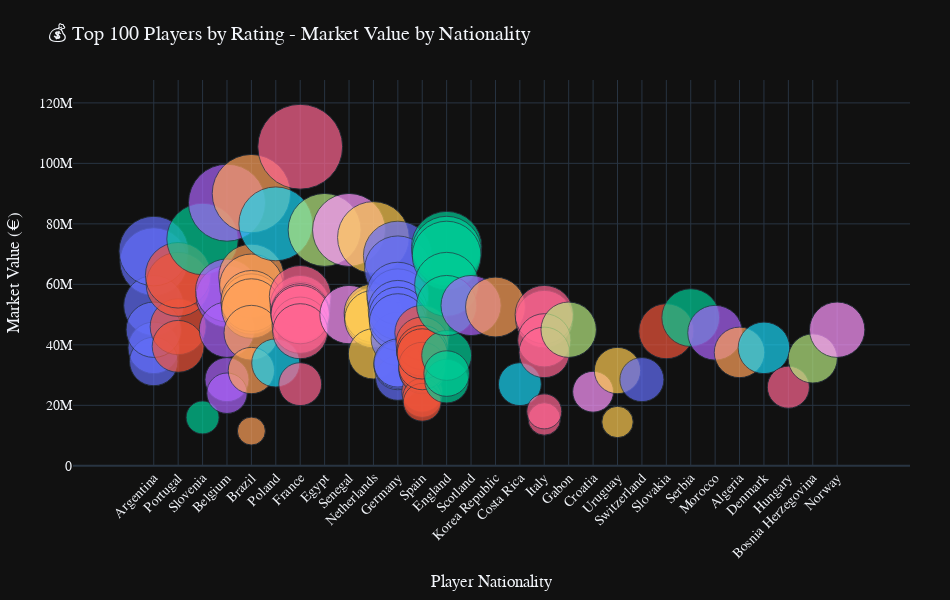

Source (notebook cell):
### Code cell
import plotly.express as px

df = pd.read_csv("Fifa21-fully-cleaned.csv")
top_100_players = df.head(100)

fig = px.scatter(
    top_100_players,
    x='Nationality',
    y='Value',
    size='Value',  
    color='Nationality',
    hover_name='Name',
    hover_data=['Team', 'Positions', 'OVA', 'Wage'],
    title='💰 Top 100 Players by Rating - Market Value by Nationality',
    labels={'Nationality': 'Player Nationality', 'Value': 'Market Value (€)', 'OVA': 'Player Rating'},
    template='plotly_dark',
    size_max=60
)

fig.update_layout(
    height=600,
    width=950,
    font=dict(family='Arial', size=14),
    title_font_size=20,
    xaxis_title='Player Nationality',
    yaxis_title='Market Value (€)',
    xaxis_tickangle=-45,
    margin=dict(l=60, r=40, t=80, b=60),
    showlegend=False
)

fig.show()

### Figure 1 — Plotly figure (JSON) as saved in the notebook; plotly's stock layout.template omitted (floating-point values rounded to 4 significant figures)
{"data": [{"customdata": [["FC Barcelona", "RW ST CF", 93, 560000], ["Manchester City", "ST", 89, 300000], ["Juventus", "CF CAM", 88, 190000], ["Paris Saint-Germain", "RW LW", 87, 160000], ["Atalanta", "CAM CF ST", 86, 100000], ["Paris Saint-Germain", "ST", 85, 135000]], "hovertemplate": "<b>%{hovertext}</b><br><br>Player Nationality=%{x}<br>Market Value (€)=%{marker.size}<br>Team=%{customdata[0]}<br>Positions=%{customdata[1]}<br>Player Rating=%{customdata[2]}<br>Wage=%{customdata[3]}<extra></extra>", "hovertext": ["L. Messi", "S. Agüero", "P. Dybala", "A. Di María", "A. Gómez", "M. Icardi"], "legendgroup": "Argentina", "marker": {"color": "#636efa", "size": [67500000.0, 53000000.0, 71000000.0, 39000000.0, 34500000.0, 45000000.0], "sizemode": "area", "sizeref": 29310.0, "symbol": "circle"}, "mode": "markers", "name": "Argentina", "orientation": "v", "showlegend": true, "type": "scatter", "x": ["Argentina", "Argentina", "Argentina", "Argentina", "Argentina", "Argentina"], "xaxis": "x", "y": [67500000.0, 53000000.0, 71000000.0, 39000000.0, 34500000.0, 45000000.0], "yaxis": "y"}, {"customdata": [["Juventus", "ST LW", 92, 220000], ["Manchester City", "RW CAM CM", 87, 230000], ["Manchester United", "CAM CM", 87, 195000], ["Leicester City", "RB", 85, 120000]], "hovertemplate": "<b>%{hovertext}</b><br><br>Player Nationality=%{x}<br>Market Value (€)=%{marker.size}<br>Team=%{customdata[0]}<br>Positions=%{customdata[1]}<br>Player Rating=%{customdata[2]}<br>Wage=%{customdata[3]}<extra></extra>", "hovertext": ["Cristiano Ronaldo", "Bernardo Silva", "Bruno Fernandes", "Ricardo Pereira"], "legendgroup": "Portugal", "marker": {"color": "#EF553B", "size": [46000000.0, 60000000.0, 63000000.0, 39500000.0], "sizemode": "area", "sizeref": 29310.0, "symbol": "circle"}, "mode": "markers", "name": "Portugal", "orientation": "v", "showlegend": true, "type": "scatter", "x": ["Portugal", "Portugal", "Portugal", "Portugal"], "xaxis": "x", "y": [46000000.0, 60000000.0, 63000000.0, 39500000.0], "yaxis": "y"}, {"customdata": [["Atlético Madrid", "GK", 91, 125000], ["Inter", "GK", 88, 100000]], "hovertemplate": "<b>%{hovertext}</b><br><br>Player Nationality=%{x}<br>Market Value (€)=%{marker.size}<br>Team=%{customdata[0]}<br>Positions=%{customdata[1]}<br>Player Rating=%{customdata[2]}<br>Wage=%{customdata[3]}<extra></extra>", "hovertext": ["J. Oblak", "S. Handanovič"], "legendgroup": "Slovenia", "marker": {"color": "#00cc96", "size": [75000000.0, 16000000.0], "sizemode": "area", "sizeref": 29310.0, "symbol": "circle"}, "mode": "markers", "name": "Slovenia", "orientation": "v", "showlegend": true, "type": "scatter", "x": ["Slovenia", "Slovenia"], "xaxis": "x", "y": [75000000.0, 16000000.0], "yaxis": "y"}, {"customdata": [["Manchester City", "CAM CM", 91, 370000], ["Real Madrid", "GK", 89, 250000], ["Real Madrid", "LW ST", 88, 350000], ["Inter", "ST", 85, 165000], ["Tottenham Hotspur", "CB", 85, 130000], ["Napoli", "CF ST", 85, 115000]], "hovertemplate": "<b>%{hovertext}</b><br><br>Player Nationality=%{x}<br>Market Value (€)=%{marker.size}<br>Team=%{customdata[0]}<br>Positions=%{customdata[1]}<br>Player Rating=%{customdata[2]}<br>Wage=%{customdata[3]}<extra></extra>", "hovertext": ["K. De Bruyne", "T. Courtois", "E. Hazard", "R. Lukaku", "T. Alderweireld", "D. Mertens"], "legendgroup": "Belgium", "marker": {"color": "#ab63fa", "size": [87000000.0, 56000000.0, 58000000.0, 45000000.0, 28500000.0, 24000000.0], "sizemode": "area", "sizeref": 29310.0, "symbol": "circle"}, "mode": "markers", "name": "Belgium", "orientation": "v", "showlegend": true, "type": "scatter", "x": ["Belgium", "Belgium", "Belgium", "Belgium", "Belgium", "Belgium"], "xaxis": "x", "y": [87000000.0, 56000000.0, 58000000.0, 45000000.0, 28500000.0, 24000000.0], "yaxis": "y"}, {"customdata": [["Paris Saint-Germain", "LW CAM", 91, 270000], ["Liverpool", "GK", 90, 160000], ["Real Madrid", "CDM", 89, 310000], ["Manchester City", "GK", 88, 195000], ["Liverpool", "CDM", 87, 155000], ["Liverpool", "CF", 87, 190000], ["Paris Saint-Germain", "CB CDM", 85, 115000], ["Juventus", "LB LM", 85, 120000], ["Chelsea", "CB", 85, 93000]], "hovertemplate": "<b>%{hovertext}</b><br><br>Player Nationality=%{x}<br>Market Value (€)=%{marker.size}<br>Team=%{customdata[0]}<br>Positions=%{customdata[1]}<br>Player Rating=%{customdata[2]}<br>Wage=%{customdata[3]}<extra></extra>", "hovertext": ["Neymar Jr", "Alisson", "Casemiro", "Ederson", "Fabinho", "Roberto Firmino", "Marquinhos", "Alex Sandro", "Thiago Silva"], "legendgroup": "Brazil", "marker": {"color": "#FFA15A", "size": [90000000.0, 62500000.0, 59500000.0, 53500000.0, 54500000.0, 52000000.0, 44000000.0, 31500000.0, 11500000.0], "sizemode": "area", "sizeref": 29310.0, "symbol": "circle"}, "mode": "markers", "name": "Brazil", "orientation": "v", "showlegend": true, "type": "scatter", "x": ["Brazil", "Brazil", "Brazil", "Brazil", "Brazil", "Brazil", "Brazil", "Brazil", "Brazil"], "xaxis": "x", "y": [90000000.0, 62500000.0, 59500000.0, 53500000.0, 54500000.0, 52000000.0, 44000000.0, 31500000.0, 11500000.0], "yaxis": "y"}, {"customdata": [["FC Bayern München", "ST", 91, 240000], ["Juventus", "GK", 87, 105000]], "hovertemplate": "<b>%{hovertext}</b><br><br>Player Nationality=%{x}<br>Market Value (€)=%{marker.size}<br>Team=%{customdata[0]}<br>Positions=%{customdata[1]}<br>Player Rating=%{customdata[2]}<br>Wage=%{customdata[3]}<extra></extra>", "hovertext": ["R. Lewandowski", "W. Szczęsny"], "legendgroup": "Poland", "marker": {"color": "#19d3f3", "size": [80000000.0, 34000000.0], "sizemode": "area", "sizeref": 29310.0, "symbol": "circle"}, "mode": "markers", "name": "Poland", "orientation": "v", "showlegend": true, "type": "scatter", "x": ["Poland", "Poland"], "xaxis": "x", "y": [80000000.0, 34000000.0], "yaxis": "y"}, {"customdata": [["Paris Saint-Germain", "ST LW RW", 90, 160000], ["Real Madrid", "CF ST", 89, 350000], ["Chelsea", "CDM CM", 88, 190000], ["Manchester City", "CB", 87, 200000], ["FC Barcelona", "ST CF LW", 87, 290000], ["Tottenham Hotspur", "GK", 87, 125000], ["Real Madrid", "CB", 86, 220000], ["Manchester United", "CM CDM", 86, 190000], ["FC Barcelona", "CB", 85, 190000]], "hovertemplate": "<b>%{hovertext}</b><br><br>Player Nationality=%{x}<br>Market Value (€)=%{marker.size}<br>Team=%{customdata[0]}<br>Positions=%{customdata[1]}<br>Player Rating=%{customdata[2]}<br>Wage=%{customdata[3]}<extra></extra>", "hovertext": ["K. Mbappé", "K. Benzema", "N. Kanté", "A. Laporte", "A. Griezmann", "H. Lloris", "R. Varane", "P. Pogba", "C. Lenglet"], "legendgroup": "France", "marker": {"color": "#FF6692", "size": [105500000.0, 53000000.0, 51000000.0, 56000000.0, 50500000.0, 27000000.0, 46500000.0, 50000000.0, 44500000.0], "sizemode": "area", "sizeref": 29310.0, "symbol": "circle"}, "mode": "markers", "name": "France", "orientation": "v", "showlegend": true, "type": "scatter", "x": ["France", "France", "France", "France", "France", "France", "France", "France", "France"], "xaxis": "x", "y": [105500000.0, 53000000.0, 51000000.0, 56000000.0, 50500000.0, 27000000.0, 46500000.0, 50000000.0, 44500000.0], "yaxis": "y"}, {"customdata": [["Liverpool", "RW", 90, 250000]], "hovertemplate": "<b>%{hovertext}</b><br><br>Player Nationality=%{x}<br>Market Value (€)=%{marker.size}<br>Team=%{customdata[0]}<br>Positions=%{customdata[1]}<br>Player Rating=%{customdata[2]}<br>Wage=%{customdata[3]}<extra></extra>", "hovertext": ["M. Salah"], "legendgroup": "Egypt", "marker": {"color": "#B6E880", "size": [78000000.0], "sizemode": "area", "sizeref": 29310.0, "symbol": "circle"}, "mode": "markers", "name": "Egypt", "orientation": "v", "showlegend": true, "type": "scatter", "x": ["Egypt"], "xaxis": "x", "y": [78000000.0], "yaxis": "y"}, {"customdata": [["Liverpool", "LW", 90, 250000], ["Napoli", "CB", 88, 140000]], "hovertemplate": "<b>%{hovertext}</b><br><br>Player Nationality=%{x}<br>Market Value (€)=%{marker.size}<br>Team=%{customdata[0]}<br>Positions=%{customdata[1]}<br>Player Rating=%{customdata[2]}<br>Wage=%{customdata[3]}<extra></extra>", "hovertext": ["S. Mané", "K. Koulibaly"], "legendgroup": "Senegal", "marker": {"color": "#FF97FF", "size": [78000000.0, 50000000.0], "sizemode": "area", "sizeref": 29310.0, "symbol": "circle"}, "mode": "markers", "name": "Senegal", "orientation": "v", "showlegend": true, "type": "scatter", "x": ["Senegal", "Senegal"], "xaxis": "x", "y": [78000000.0, 50000000.0], "yaxis": "y"}, {"customdata": [["Liverpool", "CB", 90, 210000], ["Juventus", "CB", 85, 80000], ["FC Barcelona", "CM", 85, 190000], ["Olympique Lyonnais", "CF LW CAM", 85, 115000], ["Liverpool", "CM", 85, 150000]], "hovertemplate": "<b>%{hovertext}</b><br><br>Player Nationality=%{x}<br>Market Value (€)=%{marker.size}<br>Team=%{customdata[0]}<br>Positions=%{customdata[1]}<br>Player Rating=%{customdata[2]}<br>Wage=%{customdata[3]}<extra></extra>", "hovertext": ["V. van Dijk", "M. de Ligt", "F. de Jong", "M. Depay", "G. Wijnaldum"], "legendgroup": "Netherlands", "marker": {"color": "#FECB52", "size": [75500000.0, 49500000.0, 50500000.0, 48500000.0, 37000000.0], "sizemode": "area", "sizeref": 29310.0, "symbol": "circle"}, "mode": "markers", "name": "Netherlands", "orientation": "v", "showlegend": true, "type": "scatter", "x": ["Netherlands", "Netherlands", "Netherlands", "Netherlands", "Netherlands"], "xaxis": "x", "y": [75500000.0, 49500000.0, 50500000.0, 48500000.0, 37000000.0], "yaxis": "y"}, {"customdata": [["FC Barcelona", "GK", 90, 260000], ["FC Bayern München", "GK", 89, 125000], ["FC Bayern München", "CDM RB", 88, 145000], ["Real Madrid", "CM", 88, 310000], ["FC Bayern München", "CAM RM RW", 86, 130000], ["Borussia Dortmund", "CB", 86, 93000], ["Chelsea", "CAM RM CF", 85, 105000], ["FC Bayern München", "LM", 85, 100000], ["Chelsea", "ST LW", 85, 135000], ["FC Bayern München", "RM LM RW", 85, 100000], ["Arsenal", "GK", 85, 105000], ["Borussia Dortmund", "CAM CF", 85, 94000]], "hovertemplate": "<b>%{hovertext}</b><br><br>Player Nationality=%{x}<br>Market Value (€)=%{marker.size}<br>Team=%{customdata[0]}<br>Positions=%{customdata[1]}<br>Player Rating=%{customdata[2]}<br>Wage=%{customdata[3]}<extra></extra>", "hovertext": ["M. ter Stegen", "M. Neuer", "J. Kimmich", "T. Kroos", "T. Müller", "M. Hummels", "K. Havertz", "L. Sané", "T. Werner", "S. Gnabry", "B. Leno", "M. Reus"], "legendgroup": "Germany", "marker": {"color": "#636efa", "size": [69500000.0, 29000000.0, 65000000.0, 55000000.0, 42000000.0, 33000000.0, 57000000.0, 51500000.0, 49500000.0, 47500000.0, 33500000.0, 34000000.0], "sizemode": "area", "sizeref": 29310.0, "symbol": "circle"}, "mode": "markers", "name": "Germany", "orientation": "v", "showlegend": true, "type": "scatter", "x": ["Germany", "Germany", "Germany", "Germany", "Germany", "Germany", "Germany", "Germany", "Germany", "Germany", "Germany", "Germany"], "xaxis": "x", "y": [69500000.0, 29000000.0, 65000000.0, 55000000.0, 42000000.0, 33000000.0, 57000000.0, 51500000.0, 49500000.0, 47500000.0, 33500000.0, 34000000.0], "yaxis": "y"}, {"customdata": [["Real Madrid", "CB", 89, 300000], ["FC Barcelona", "CDM CM", 87, 240000], ["Real Madrid", "RB", 86, 230000], ["Manchester United", "GK", 86, 150000], ["FC Barcelona", "LB", 86, 220000], ["Real Sociedad", "CAM CM", 86, 58000], ["FC Barcelona", "CB", 86, 220000], ["Manchester City", "CDM CM", 85, 145000], ["Lazio", "CAM CM CF", 85, 99000], ["Atlético Madrid", "CM RM LM", 85, 92000], ["Villarreal CF", "CM", 85, 59000], ["Liverpool", "CM CDM", 85, 150000]], "hovertemplate": "<b>%{hovertext}</b><br><br>Player Nationality=%{x}<br>Market Value (€)=%{marker.size}<br>Team=%{customdata[0]}<br>Positions=%{customdata[1]}<br>Player Rating=%{customdata[2]}<br>Wage=%{customdata[3]}<extra></extra>", "hovertext": ["Sergio Ramos", "Sergio Busquets", "Carvajal", "De Gea", "Jordi Alba", "David Silva", "Piqué", "Rodri", "Luis Alberto", "Koke", "Parejo", "Thiago"], "legendgroup": "Spain", "marker": {"color": "#EF553B", "size": [24500000.0, 38000000.0, 38000000.0, 31500000.0, 32000000.0, 22500000.0, 21000000.0, 44000000.0, 40500000.0, 38000000.0, 33000000.0, 37000000.0], "sizemode": "area", "sizeref": 29310.0, "symbol": "circle"}, "mode": "markers", "name": "Spain", "orientation": "v", "showlegend": true, "type": "scatter", "x": ["Spain", "Spain", "Spain", "Spain", "Spain", "Spain", "Spain", "Spain", "Spain", "Spain", "Spain", "Spain"], "xaxis": "x", "y": [24500000.0, 38000000.0, 38000000.0, 31500000.0, 32000000.0, 22500000.0, 21000000.0, 44000000.0, 40500000.0, 38000000.0, 33000000.0, 37000000.0], "yaxis": "y"}, {"customdata": [["Manchester City", "LW RW", 88, 270000], ["Tottenham Hotspur", "ST", 88, 220000], ["Borussia Dortmund", "RM LM CAM", 87, 82000], ["Liverpool", "RB", 87, 110000], ["Leicester City", "ST", 86, 160000], ["Liverpool", "CDM CM", 86, 140000], ["Manchester United", "LM ST", 85, 150000], ["Manchester City", "RB", 85, 170000]], "hovertemplate": "<b>%{hovertext}</b><br><br>Player Nationality=%{x}<br>Market Value (€)=%{marker.size}<br>Team=%{customdata[0]}<br>Positions=%{customdata[1]}<br>Player Rating=%{customdata[2]}<br>Wage=%{customdata[3]}<extra></extra>", "hovertext": ["R. Sterling", "H. Kane", "J. Sancho", "T. Alexander-Arnold", "J. Vardy", "J. Henderson", "M. Rashford", "K. Walker"], "legendgroup": "England", "marker": {"color": "#00cc96", "size": [72500000.0, 71000000.0, 69500000.0, 60000000.0, 28000000.0, 36500000.0, 53000000.0, 30500000.0], "sizemode": "area", "sizeref": 29310.0, "symbol": "circle"}, "mode": "markers", "name": "England", "orientation": "v", "showlegend": true, "type": "scatter", "x": ["England", "England", "England", "England", "England", "England", "England", "England"], "xaxis": "x", "y": [72500000.0, 71000000.0, 69500000.0, 60000000.0, 28000000.0, 36500000.0, 53000000.0, 30500000.0], "yaxis": "y"}, {"customdata": [["Liverpool", "LB", 87, 155000]], "hovertemplate": "<b>%{hovertext}</b><br><br>Player Nationality=%{x}<br>Market Value (€)=%{marker.size}<br>Team=%{customdata[0]}<br>Positions=%{customdata[1]}<br>Player Rating=%{customdata[2]}<br>Wage=%{customdata[3]}<extra></extra>", "hovertext": ["A. Robertson"], "legendgroup": "Scotland", "marker": {"color": "#ab63fa", "size": [53000000.0], "sizemode": "area", "sizeref": 29310.0, "symbol": "circle"}, "mode": "markers", "name": "Scotland", "orientation": "v", "showlegend": true, "type": "scatter", "x": ["Scotland"], "xaxis": "x", "y": [53000000.0], "yaxis": "y"}, {"customdata": [["Tottenham Hotspur", "LM CF", 87, 165000]], "hovertemplate": "<b>%{hovertext}</b><br><br>Player Nationality=%{x}<br>Market Value (€)=%{marker.size}<br>Team=%{customdata[0]}<br>Positions=%{customdata[1]}<br>Player Rating=%{customdata[2]}<br>Wage=%{customdata[3]}<extra></extra>", "hovertext": ["H. Son"], "legendgroup": "Korea Republic", "marker": {"color": "#FFA15A", "size": [52500000.0], "sizemode": "area", "sizeref": 29310.0, "symbol": "circle"}, "mode": "markers", "name": "Korea Republic", "orientation": "v", "showlegend": true, "type": "scatter", "x": ["Korea Republic"], "xaxis": "x", "y": [52500000.0], "yaxis": "y"}, {"customdata": [["Paris Saint-Germain", "GK", 87, 110000]], "hovertemplate": "<b>%{hovertext}</b><br><br>Player Nationality=%{x}<br>Market Value (€)=%{marker.size}<br>Team=%{customdata[0]}<br>Positions=%{customdata[1]}<br>Player Rating=%{customdata[2]}<br>Wage=%{customdata[3]}<extra></extra>", "hovertext": ["K. Navas"], "legendgroup": "Costa Rica", "marker": {"color": "#19d3f3", "size": [27000000.0], "sizemode": "area", "sizeref": 29310.0, "symbol": "circle"}, "mode": "markers", "name": "Costa Rica", "orientation": "v", "showlegend": true, "type": "scatter", "x": ["Costa Rica"], "xaxis": "x", "y": [27000000.0], "yaxis": "y"}, {"customdata": [["Lazio", "ST", 87, 125000], ["Juventus", "CB", 87, 94000], ["Paris Saint-Germain", "CM CDM", 86, 135000], ["Milan", "GK", 85, 34000], ["Napoli", "LW CF", 85, 120000], ["Juventus", "CB", 85, 110000]], "hovertemplate": "<b>%{hovertext}</b><br><br>Player Nationality=%{x}<br>Market Value (€)=%{marker.size}<br>Team=%{customdata[0]}<br>Positions=%{customdata[1]}<br>Player Rating=%{customdata[2]}<br>Wage=%{customdata[3]}<extra></extra>", "hovertext": ["C. Immobile", "G. Chiellini", "M. Verratti", "G. Donnarumma", "L. Insigne", "L. Bonucci"], "legendgroup": "Italy", "marker": {"color": "#FF6692", "size": [48500000.0, 15500000.0, 50000000.0, 41500000.0, 37500000.0, 18000000.0], "sizemode": "area", "sizeref": 29310.0, "symbol": "circle"}, "mode": "markers", "name": "Italy", "orientation": "v", "showlegend": true, "type": "scatter", "x": ["Italy", "Italy", "Italy", "Italy", "Italy", "Italy"], "xaxis": "x", "y": [48500000.0, 15500000.0, 50000000.0, 41500000.0, 37500000.0, 18000000.0], "yaxis": "y"}, {"customdata": [["Arsenal", "ST LW", 87, 170000]], "hovertemplate": "<b>%{hovertext}</b><br><br>Player Nationality=%{x}<br>Market Value (€)=%{marker.size}<br>Team=%{customdata[0]}<br>Positions=%{customdata[1]}<br>Player Rating=%{customdata[2]}<br>Wage=%{customdata[3]}<extra></extra>", "hovertext": ["P. Aubameyang"], "legendgroup": "Gabon", "marker": {"color": "#B6E880", "size": [45000000.0], "sizemode": "area", "sizeref": 29310.0, "symbol": "circle"}, "mode": "markers", "name": "Gabon", "orientation": "v", "showlegend": true, "type": "scatter", "x": ["Gabon"], "xaxis": "x", "y": [45000000.0], "yaxis": "y"}, {"customdata": [["Real Madrid", "CM", 87, 260000]], "hovertemplate": "<b>%{hovertext}</b><br><br>Player Nationality=%{x}<br>Market Value (€)=%{marker.size}<br>Team=%{customdata[0]}<br>Positions=%{customdata[1]}<br>Player Rating=%{customdata[2]}<br>Wage=%{customdata[3]}<extra></extra>", "hovertext": ["L. Modrić"], "legendgroup": "Croatia", "marker": {"color": "#FF97FF", "size": [24500000.0], "sizemode": "area", "sizeref": 29310.0, "symbol": "circle"}, "mode": "markers", "name": "Croatia", "orientation": "v", "showlegend": true, "type": "scatter", "x": ["Croatia"], "xaxis": "x", "y": [24500000.0], "yaxis": "y"}, {"customdata": [["Atlético Madrid", "ST", 87, 115000], ["Cagliari", "CB", 85, 56000]], "hovertemplate": "<b>%{hovertext}</b><br><br>Player Nationality=%{x}<br>Market Value (€)=%{marker.size}<br>Team=%{customdata[0]}<br>Positions=%{customdata[1]}<br>Player Rating=%{customdata[2]}<br>Wage=%{customdata[3]}<extra></extra>", "hovertext": ["L. Suárez", "D. Godín"], "legendgroup": "Uruguay", "marker": {"color": "#FECB52", "size": [31500000.0, 14500000.0], "sizemode": "area", "sizeref": 29310.0, "symbol": "circle"}, "mode": "markers", "name": "Uruguay", "orientation": "v", "showlegend": true, "type": "scatter", "x": ["Uruguay", "Uruguay"], "xaxis": "x", "y": [31500000.0, 14500000.0], "yaxis": "y"}, {"customdata": [["Borussia Mönchengladbach", "GK", 86, 55000]], "hovertemplate": "<b>%{hovertext}</b><br><br>Player Nationality=%{x}<br>Market Value (€)=%{marker.size}<br>Team=%{customdata[0]}<br>Positions=%{customdata[1]}<br>Player Rating=%{customdata[2]}<br>Wage=%{customdata[3]}<extra></extra>", "hovertext": ["Y. Sommer"], "legendgroup": "Switzerland", "marker": {"color": "#636efa", "size": [28500000.0], "sizemode": "area", "sizeref": 29310.0, "symbol": "circle"}, "mode": "markers", "name": "Switzerland", "orientation": "v", "showlegend": true, "type": "scatter", "x": ["Switzerland"], "xaxis": "x", "y": [28500000.0], "yaxis": "y"}, {"customdata": [["Inter", "CB", 85, 130000]], "hovertemplate": "<b>%{hovertext}</b><br><br>Player Nationality=%{x}<br>Market Value (€)=%{marker.size}<br>Team=%{customdata[0]}<br>Positions=%{customdata[1]}<br>Player Rating=%{customdata[2]}<br>Wage=%{customdata[3]}<extra></extra>", "hovertext": ["M. Škriniar"], "legendgroup": "Slovakia", "marker": {"color": "#EF553B", "size": [44500000.0], "sizemode": "area", "sizeref": 29310.0, "symbol": "circle"}, "mode": "markers", "name": "Slovakia", "orientation": "v", "showlegend": true, "type": "scatter", "x": ["Slovakia"], "xaxis": "x", "y": [44500000.0], "yaxis": "y"}, {"customdata": [["Lazio", "CM CDM CAM", 85, 94000]], "hovertemplate": "<b>%{hovertext}</b><br><br>Player Nationality=%{x}<br>Market Value (€)=%{marker.size}<br>Team=%{customdata[0]}<br>Positions=%{customdata[1]}<br>Player Rating=%{customdata[2]}<br>Wage=%{customdata[3]}<extra></extra>", "hovertext": ["S. Milinković-Savić"], "legendgroup": "Serbia", "marker": {"color": "#00cc96", "size": [49000000.0], "sizemode": "area", "sizeref": 29310.0, "symbol": "circle"}, "mode": "markers", "name": "Serbia", "orientation": "v", "showlegend": true, "type": "scatter", "x": ["Serbia"], "xaxis": "x", "y": [49000000.0], "yaxis": "y"}, {"customdata": [["Chelsea", "CAM RW", 85, 140000]], "hovertemplate": "<b>%{hovertext}</b><br><br>Player Nationality=%{x}<br>Market Value (€)=%{marker.size}<br>Team=%{customdata[0]}<br>Positions=%{customdata[1]}<br>Player Rating=%{customdata[2]}<br>Wage=%{customdata[3]}<extra></extra>", "hovertext": ["H. Ziyech"], "legendgroup": "Morocco", "marker": {"color": "#ab63fa", "size": [44000000.0], "sizemode": "area", "sizeref": 29310.0, "symbol": "circle"}, "mode": "markers", "name": "Morocco", "orientation": "v", "showlegend": true, "type": "scatter", "x": ["Morocco"], "xaxis": "x", "y": [44000000.0], "yaxis": "y"}, {"customdata": [["Manchester City", "RW RM", 85, 210000]], "hovertemplate": "<b>%{hovertext}</b><br><br>Player Nationality=%{x}<br>Market Value (€)=%{marker.size}<br>Team=%{customdata[0]}<br>Positions=%{customdata[1]}<br>Player Rating=%{customdata[2]}<br>Wage=%{customdata[3]}<extra></extra>", "hovertext": ["R. Mahrez"], "legendgroup": "Algeria", "marker": {"color": "#FFA15A", "size": [37500000.0], "sizemode": "area", "sizeref": 29310.0, "symbol": "circle"}, "mode": "markers", "name": "Algeria", "orientation": "v", "showlegend": true, "type": "scatter", "x": ["Algeria"], "xaxis": "x", "y": [37500000.0], "yaxis": "y"}, {"customdata": [["Inter", "CAM CM RM", 85, 155000]], "hovertemplate": "<b>%{hovertext}</b><br><br>Player Nationality=%{x}<br>Market Value (€)=%{marker.size}<br>Team=%{customdata[0]}<br>Positions=%{customdata[1]}<br>Player Rating=%{customdata[2]}<br>Wage=%{customdata[3]}<extra></extra>", "hovertext": ["C. Eriksen"], "legendgroup": "Denmark", "marker": {"color": "#19d3f3", "size": [39000000.0], "sizemode": "area", "sizeref": 29310.0, "symbol": "circle"}, "mode": "markers", "name": "Denmark", "orientation": "v", "showlegend": true, "type": "scatter", "x": ["Denmark"], "xaxis": "x", "y": [39000000.0], "yaxis": "y"}, {"customdata": [["RB Leipzig", "GK", 85, 65000]], "hovertemplate": "<b>%{hovertext}</b><br><br>Player Nationality=%{x}<br>Market Value (€)=%{marker.size}<br>Team=%{customdata[0]}<br>Positions=%{customdata[1]}<br>Player Rating=%{customdata[2]}<br>Wage=%{customdata[3]}<extra></extra>", "hovertext": ["P. Gulácsi"], "legendgroup": "Hungary", "marker": {"color": "#FF6692", "size": [26000000.0], "sizemode": "area", "sizeref": 29310.0, "symbol": "circle"}, "mode": "markers", "name": "Hungary", "orientation": "v", "showlegend": true, "type": "scatter", "x": ["Hungary"], "xaxis": "x", "y": [26000000.0], "yaxis": "y"}, {"customdata": [["FC Barcelona", "CM", 85, 220000]], "hovertemplate": "<b>%{hovertext}</b><br><br>Player Nationality=%{x}<br>Market Value (€)=%{marker.size}<br>Team=%{customdata[0]}<br>Positions=%{customdata[1]}<br>Player Rating=%{customdata[2]}<br>Wage=%{customdata[3]}<extra></extra>", "hovertext": ["M. Pjanić"], "legendgroup": "Bosnia Herzegovina", "marker": {"color": "#B6E880", "size": [35500000.0], "sizemode": "area", "sizeref": 29310.0, "symbol": "circle"}, "mode": "markers", "name": "Bosnia Herzegovina", "orientation": "v", "showlegend": true, "type": "scatter", "x": ["Bosnia Herzegovina"], "xaxis": "x", "y": [35500000.0], "yaxis": "y"}, {"customdata": [["Borussia Dortmund", "ST", 84, 56000]], "hovertemplate": "<b>%{hovertext}</b><br><br>Player Nationality=%{x}<br>Market Value (€)=%{marker.size}<br>Team=%{customdata[0]}<br>Positions=%{customdata[1]}<br>Player Rating=%{customdata[2]}<br>Wage=%{customdata[3]}<extra></extra>", "hovertext": ["E. Haaland"], "legendgroup": "Norway", "marker": {"color": "#FF97FF", "size": [45000000.0], "sizemode": "area", "sizeref": 29310.0, "symbol": "circle"}, "mode": "markers", "name": "Norway", "orientation": "v", "showlegend": true, "type": "scatter", "x": ["Norway"], "xaxis": "x", "y": [45000000.0], "yaxis": "y"}], "layout": {"font": {"family": "Arial", "size": 14}, "height": 600, "legend": {"itemsizing": "constant", "title": {"text": "Player Nationality"}, "tracegroupgap": 0}, "margin": {"b": 60, "l": 60, "r": 40, "t": 80}, "showlegend": false, "title": {"font": {"size": 20}, "text": "💰 Top 100 Players by Rating - Market Value by Nationality"}, "width": 950, "xaxis": {"anchor": "y", "categoryarray": ["Argentina", "Portugal", "Slovenia", "Belgium", "Brazil", "Poland", "France", "Egypt", "Senegal", "Netherlands", "Germany", "Spain", "England", "Scotland", "Korea Republic", "Costa Rica", "Italy", "Gabon", "Croatia", "Uruguay", "Switzerland", "Slovakia", "Serbia", "Morocco", "Algeria", "Denmark", "Hungary", "Bosnia Herzegovina", "Norway"], "categoryorder": "array", "domain": [0, 1], "tickangle": -45, "title": {"text": "Player Nationality"}}, "yaxis": {"anchor": "x", "domain": [0, 1], "title": {"text": "Market Value (€)"}}}}
